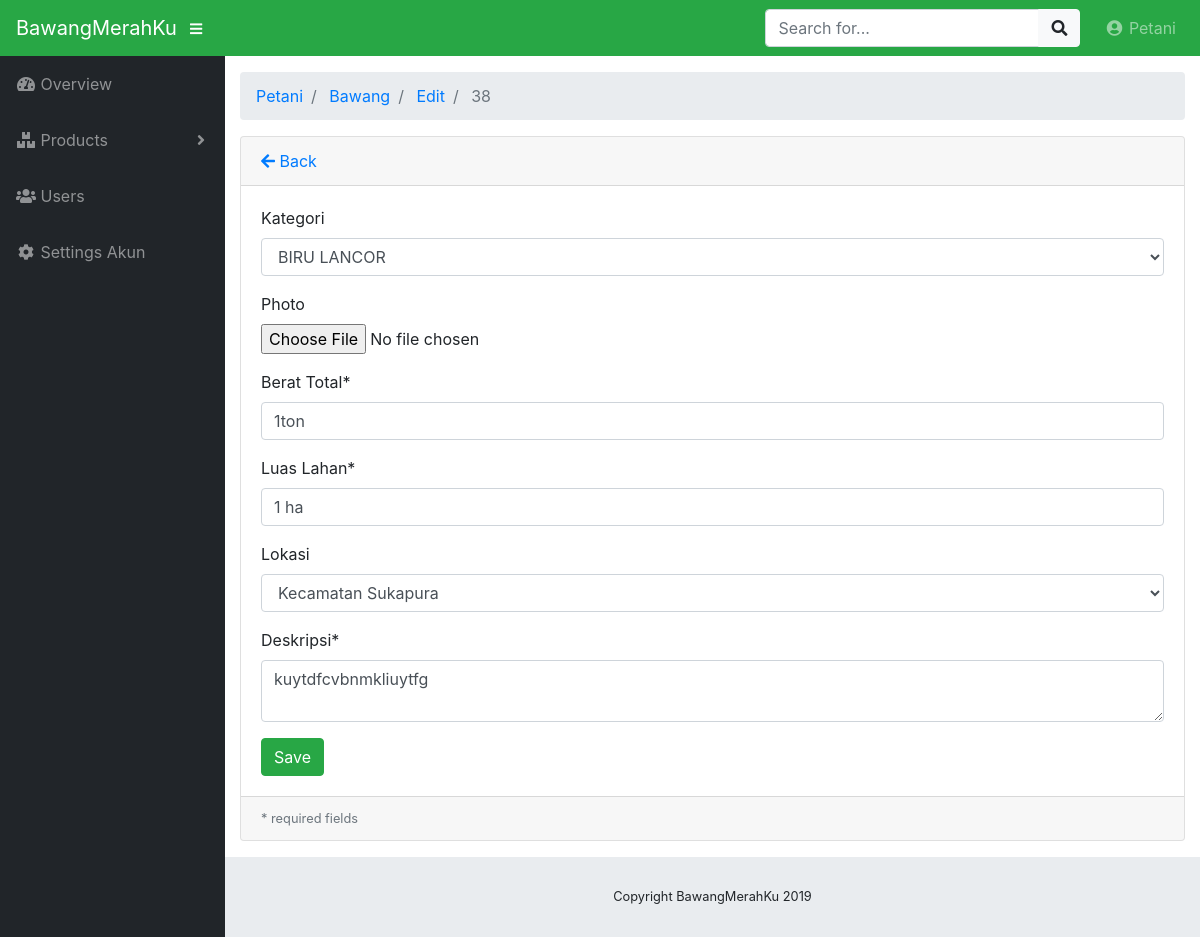
The page /index.php/petani/bawang/edit/38 on the database its author committed.
### tables this page shows
CREATE TABLE `barang` (
  `brg_id` int(10) NOT NULL,
  `brg_deskripsi` text NOT NULL,
  `brg_gambar` varchar(225) NOT NULL,
  `ctg_id` int(10) NOT NULL,
  `ptn_id` int(10) NOT NULL,
  `brg_berat` varchar(20) NOT NULL,
  `brg_luas` varchar(50) NOT NULL,
  `kec_id` int(10) NOT NULL
);

### application/controllers/petani/Bawang.php (called while the page is built, shortened)
<?php
class Bawang extends CI_Controller
{
    public function __construct()
    {
        $this->load->model("product_model");
        $this->load->library('form_validation');
    }
    public function edit($id = null)
    {
        $product = $this->product_model;
        $searchid = array(
            'brg_id'        => $id
        );
        $data["product"] = $product->getById("barang",$searchid);
        $data["categori"] = $this->product_model->getAll('categori');
        $data["kecamatan"] = $this->product_model->getAll('kecamatan');
        $this->load->view("petani/editbawang", $data);
    }
}

### index.php (called while the page is built, shortened)
<?php
require_once BASEPATH.'core/CodeIgniter.php';

### application/models/Product_model.php (called while the page is built, shortened)
<?php defined('BASEPATH') OR exit('No direct script access allowed');
class Product_model extends CI_Model
{
    public function getAll($table)
    {
        return $this->db->get($table)->result();
    }
    public function getById($table, $id)
    {
        return $this->db->get_where($table, $id)->row();
    }
}

### application/views/petani/editbawang.php (the view, shortened to what this page needs)
<!DOCTYPE html>
<html lang="en">
<head>
</head>
<body id="page-top">
	<div id="wrapper">
		<div id="content-wrapper">
			<div class="container-fluid">
				<div class="card mb-3">
					<div class="card-header">
						<a href="<?php echo site_url('petani/bawang/') ?>"><i class="fas fa-arrow-left"></i>
							Back</a>
					</div>
					<div class="card-body">
						<form action="<?php base_url(" petani/bawang/edit") ?>" method="post"
							enctype="multipart/form-data" >
							<div class="form-group">
								<label for="exampleSelect1">Kategori</label>
								<select class="form-control" id="exampleSelect1" name="selcat">
								<?php foreach ($categori as $row) {
								echo "<option value='".$row->ctg_id."'>".$row->ctg_nama."</option>";
								}
								?>
								</select>
							</div>
							<div class="form-group">
								<label for="name">Photo</label>
								<input class="form-control-file <?php echo form_error('price') ? 'is-invalid':'' ?>"
								 type="file" name="image" />
							</div>
							<div class="form-group">
								<label for="name">Berat Total*</label>
								<input class="form-control <?php echo form_error('berat') ? 'is-invalid':'' ?>"
								 type="text" name="berat" placeholder="Berat Total" value="<?php echo $product->brg_berat ?>" />
							</div>
							<div class="form-group">
								<label for="name">Luas Lahan*</label>
								<input class="form-control <?php echo form_error('luas') ? 'is-invalid':'' ?>"
								 type="text" name="luas" placeholder="Luas Lahan" value="<?php echo $product->brg_luas ?>" />
							</div>
							<div class="form-group">
								<label for="exampleSelect1">Lokasi</label>
								<select class="form-control" id="exampleSelect1" name="sellok">
								<?php foreach ($kecamatan as $row) {
								echo "<option value='".$row->kec_id."'>".$row->kec_nama."</option>";
								}
								?>
								</select>
							</div>
							<div class="form-group">
								<label for="name">Deskripsi*</label>
								<textarea class="form-control <?php echo form_error('description') ? 'is-invalid':'' ?>"
								 name="description" placeholder="Deskripsi Produk" ><?php echo $product->brg_deskripsi ?></textarea>
							</div>
							<input class="btn btn-success" type="submit" name="btn" value="Save" />
						</form>
					</div>
					<div class="card-footer small text-muted">
						* required fields
					</div>
				</div>
			</div>
		</div>
</body>
</html>

### css/sb-admin.css (style rules this page uses)
html { position: relative; min-height: 100%; }
body { height: 100%; }
#wrapper { display: -webkit-box; display: -ms-flexbox; display: flex; }
#wrapper #content-wrapper { overflow-x: hidden; width: 100%; padding-top: 1rem; padding-bottom: 80px; }
:root { --input-padding-x: 0.75rem; --input-padding-y: 0.75rem; }

### rows shown on the page
barang: berat "1ton", luas "1 ha", description "kuytdfcvbnmkliuytfg"

### other values the page prints
SITE_NAME "BawangMerahKu"
$segment "Petani"
$segment "Bawang"
$segment "Edit"
$segment "38"
Date('Y') "2019"
form field selcat "BIRU LANCOR"
form field sellok "Kecamatan Sukapura"
